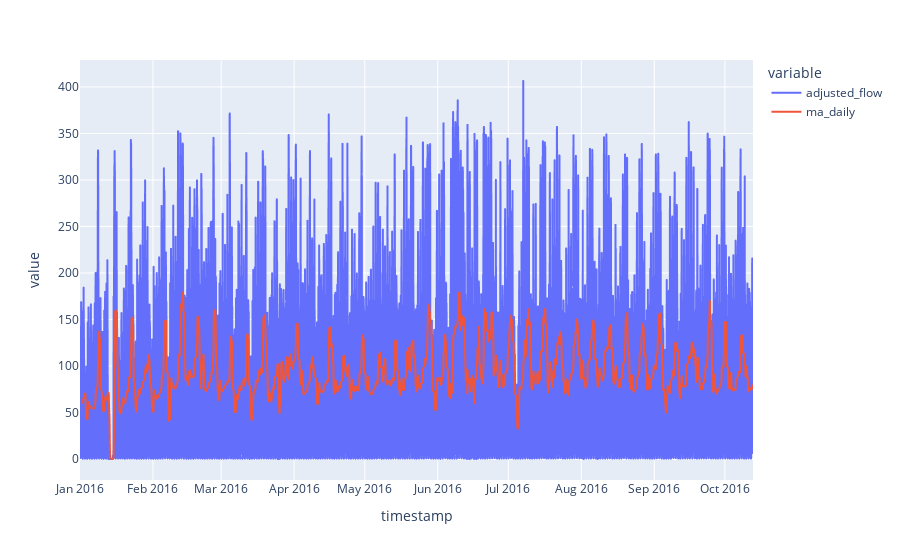

The code cell stored with this chart in its notebook:
### Code cell
px.line(flow1, x='timestamp', y=['adjusted_flow', 'ma_daily'])

### Figure 1 — Plotly figure (JSON) as saved in the notebook; plotly's stock layout.template omitted (floating-point values rounded to 4 significant figures; data arrays with more than 128 entries replaced by an {"elided": "..."} marker saying what was removed)
{"data": [{"hovertemplate": "variable=adjusted_flow<br>timestamp=%{x}<br>value=%{y}<extra></extra>", "legendgroup": "adjusted_flow", "line": {"color": "#636efa", "dash": "solid"}, "marker": {"symbol": "circle"}, "mode": "lines", "name": "adjusted_flow", "showlegend": true, "type": "scattergl", "x": {"elided": "6864 str values"}, "xaxis": "x", "y": {"elided": "6864 float values"}, "yaxis": "y"}, {"hovertemplate": "variable=ma_daily<br>timestamp=%{x}<br>value=%{y}<extra></extra>", "legendgroup": "ma_daily", "line": {"color": "#EF553B", "dash": "solid"}, "marker": {"symbol": "circle"}, "mode": "lines", "name": "ma_daily", "showlegend": true, "type": "scattergl", "x": {"elided": "6864 str values"}, "xaxis": "x", "y": {"elided": "6864 float values"}, "yaxis": "y"}], "layout": {"legend": {"title": {"text": "variable"}, "tracegroupgap": 0}, "margin": {"t": 60}, "xaxis": {"anchor": "y", "domain": [0, 1], "title": {"text": "timestamp"}}, "yaxis": {"anchor": "x", "domain": [0, 1], "title": {"text": "value"}}}}
